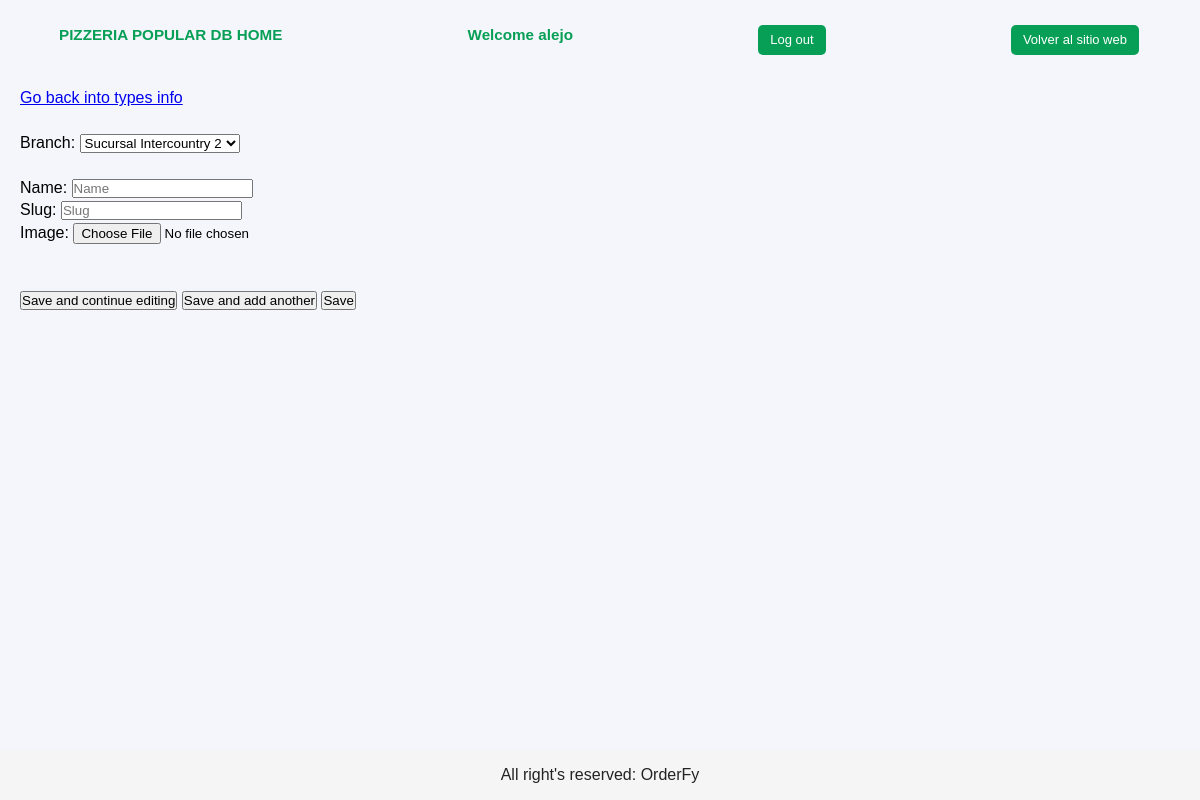
Page /database/pizzeria_popular/piz1/add_type/ (signed in) on the committed database.
### restaurants/models.py (models this page shows, shortened)
class Restaurant(models.Model):
    def get_upload_to_path_logo(self, filename):
        return f'{self.slug}/logo/{filename}'
    def get_upload_to_path_image(self, filename):
        return f'{self.slug}/image/{filename}'
    id= models.AutoField(primary_key=True)
    name= models.CharField(max_length=80)
    slug= models.SlugField(max_length=20, unique=True)
    description= models.TextField(max_length=1000, blank=True, null=True)
    logo= models.ImageField(upload_to=get_upload_to_path_logo, default="default_restaurant_logo.png")
    image= models.ImageField(upload_to=get_upload_to_path_image, default="default_restaurant_image.png")
    primary_color= models.CharField(max_length=7, validators=[functions.validate_color_hex])
    secondary_color= models.CharField(max_length=7, validators=[functions.validate_color_hex])
    q_branches= models.PositiveSmallIntegerField(default=1, validators=[functions.validate_not_zero])
    created= models.DateTimeField(auto_now_add= True)
    updated= models.DateTimeField(auto_now= True)
    class Meta:
        verbose_name=  "Restaurant"
        verbose_name_plural= "Restaurants"

class Branch(models.Model):
    def get_upload_to_path_image(self, filename):
        return f'{self.restaurant.slug}/image/{self.slug}/{filename}'
    restaurant= models.ForeignKey(Restaurant, on_delete=models.CASCADE)
    id = models.AutoField(primary_key=True)
    name= models.CharField(max_length= 100)
    ubication= models.CharField(max_length= 200, default='unknown')
    slug= models.SlugField(max_length=20, unique=True)
    image= models.ImageField(upload_to=get_upload_to_path_image, default= "default_branch.png")
    created= models.DateTimeField(auto_now_add= True)
    updated= models.DateTimeField(auto_now= True)
    class Meta:
        verbose_name=  "Branch"
        verbose_name_plural= "Branches"

### access_user/models.py (models this page shows)
class CustomUser(AbstractUser):
    restaurant= models.ForeignKey(Restaurant, on_delete=models.CASCADE, blank=True, null=True)

### access_user/views/add_db.py (the view, shortened to what this page needs)
# urls.py: path('<str:restaurant_slug>/<str:branch_slug>/add_type/', login_required(add_db.add_type), name='add_type'),
@login_required
def add_type(request, restaurant_slug, branch_slug):
    restaurant= functions.get_restaurant(restaurant_slug)
    if not restaurant: return HttpResponseNotFound("Cannot find restaurant named '" + restaurant_slug + "'")
    answer= functions.check_user(request, restaurant)
    if answer== "no_access": return HttpResponseForbidden(f'Your user, {request.user.username}, has not access to {restaurant.name}`s DataBase')
    branch= functions.get_branch(branch_slug)
    if not branch: return HttpResponseNotFound("Cannot find branch named '" + branch_slug + "'")
    params={
        'restaurant': restaurant,
        'branch': branch,
    }
    return render(request, 'access_user/add/add_type.html', params)

### access_user/functions.py (called while the page is built)
def check_user(request, restaurant):
    if not request.user.is_superuser:
        users= CustomUser.objects.filter(restaurant=restaurant)
        if request.user not in users: return "no_access"
        return None

def get_restaurant(restaurant_slug):
    try:
        restaurant= Rmodels.Restaurant.objects.get(slug= restaurant_slug)
        return restaurant
    except ObjectDoesNotExist:
        return None

def get_branch(branch_slug):
    try:
        branch= Rmodels.Branch.objects.get(slug= branch_slug)
        return branch
    except ObjectDoesNotExist:
        return None

### templates/access_user/add/add_type.html (shortened to what this page needs)
{% extends 'access_user/base.html' %}
{% block content %}
    <a href="{% url 'db_types' restaurant.slug branch.slug %}"> Go back into types info </a>
    <br><br>
    <form method="post" enctype="multipart/form-data">
        <label for="branch">Branch:</label>
        <select id="options" name="branch" readonly>
            <option value="{{ branch.slug }}" selected>{{ branch.name }}</option>
        </select>
        <br><br>
        <label for="name">Name:</label>
        <input type="text" id="name" name="name" placeholder="Name" required>
        <br>
        <label for="slug">Slug:</label>
        <input type="text" id="slug" name="slug" placeholder="Slug" required>
        <br>
        <label for="image">Image:</label>
        <input type="file" id="image" name="image" accept=".jpg, .jpeg, .png, .gif, .bmp">
        <br> <br>
        <br>
        <button type="submit" name="action" value="save_and_continue_editing">Save and continue editing</button>
        <button type="submit" name="action" value="save_and_add_another">Save and add another</button>
        <button type="submit" name="action" value="save">Save</button>
    </form>
{% endblock %}

### templates/access_user/base.html (shortened to what this page needs)
<!DOCTYPE html>
<html lang="en">
{% load static %}
<head>
    <link rel="stylesheet" href="{% static 'css/database/base.css' %}">
    <link rel="stylesheet" href="{% static 'css/restaurants/restaurants.css' %}">
</head>
<body>
    <section class="section">
        <header class="orderfy">
            <h3> {{ restaurant.name | upper }} DB HOME </h3>
            <h3> Welcome {{ user.username }} </h3>
            <a href="{% url 'db_logout' restaurant.slug %}" class="botres"> Log out </a>
            <a href="{% url 'restaurant' restaurant.slug %}" class="botres"> Volver al sitio web </a>
        </header>
        <br><br><br>
        {% block content %} {% endblock %}
        <footer class="footer">
            <p class="center-content"> All right's reserved: OrderFy </p>
        </footer>
    </section>
</body>
</html>

### static/css/database/base.css (style rules this page uses)
:root { --background: #F4F6FC; --backsec1: #e7e9ef; --backsec2: #F4F6FC; --logoGreen: #079F56 ; --letras: #232323; --botones: #d3d0d0; }
.footer { position: fixed; bottom: 0; left: 0; right: 0; width: 100%; height: 50px; background-color: #f5f5f5; text-align: center; line-height: 50px; }

### static/css/restaurants/restaurants.css (style rules this page uses)
:root { --background: #F4F6FC; --backsec1: #e7e9ef; --backsec2: #F4F6FC; --logoGreen: #079F56 ; --letras: #232323; --botones: #d3d0d0; }
* { margin: 0; padding: 0; box-sizing: border-box; }
body { font-family: 'Arial', sans-serif; line-height: 1.4; background-color: var(--background); }
.section { background-color: var(--background); padding: 20px; }
header { position: fixed; top: -1px; left: -1px; right: -1px; padding: 1rem 5%; display: flex; align-items: center; justify-content: space-between; z-index: 1000; background-color: var(--background); }
.center-content { width: 100%; display: flex; justify-content: center; }
.orderfy { font-size: 13px; text-align: center; background-color: var(--background); color: var(--logoGreen); width: 100%; }
p { color: var(--letras); }
.botres { display: inline-block; padding: 6px 12px; background-color: var(--logoGreen); color: white; text-decoration: none; border-color: var(--logoGreen); border-radius: 5px; margin-top: 10px; transition: background-color 0.3s; }

### rows in the picture
Restaurant: name "PIZZERIA POPULAR"
CustomUser: username "alejo"
Branch: branch "Sucursal Intercountry 2"
